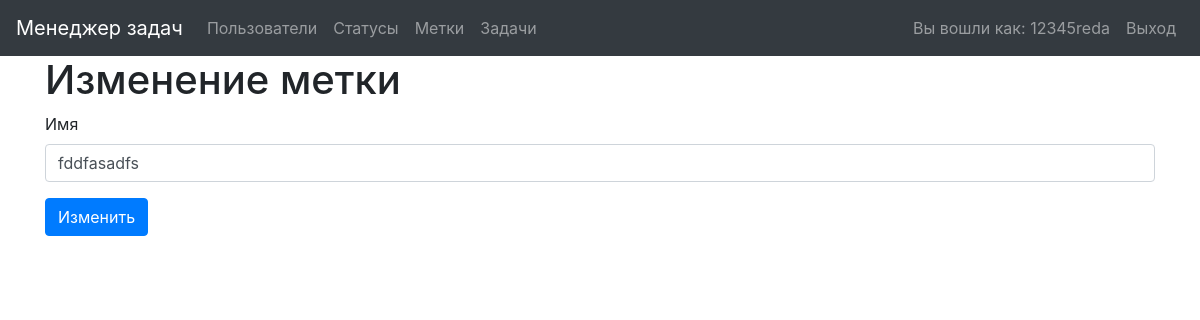
Page /labels/2/update/ (signed in) on the earlier database version.
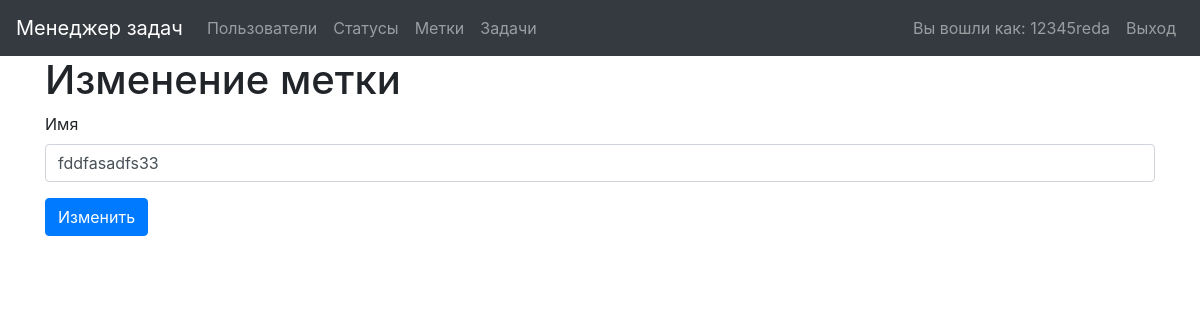
Same page on the later database version.
### task_manager/labels/models.py (models this page shows, shortened)
class Label(models.Model):
    name = models.CharField(_('Name'), max_length=100, unique=True)
    created_at = models.DateTimeField(default=timezone.now)

### task_manager/labels/views.py (the view)
# urls.py: path('<int:pk>/update/', views.UpdateLabel.as_view(),
class UpdateLabel(SuccessMessageMixin, LoginRequiredMixin, UpdateView):
    model = Label
    form_class = forms.LabelUpdateForm
    template_name = 'label/update_label.html'
    success_url = reverse_lazy('labels_list')
    success_message = _('Label changed')

### task_manager/labels/forms.py
class LabelUpdateForm(LabelCreateForm):
    class Meta:
        model = Label
        fields = ['name']

### task_manager/mixins.py (called while the page is built)
    def dispatch(self, request, *args, **kwargs):
        if not request.user.is_authenticated:
            messages.warning(request, _('You are not logged in'))
            return redirect(reverse('login'))
        return super().dispatch(request, *args, **kwargs)

### task_manager/templates/label/update_label.html (shortened to what this page needs)
{% extends "base.html" %}
{% block content %}
{% load bootstrap4 %}
{% load i18n %}
<div class="container wrapper flex-grow-1">
    <h1>{% translate "Update label" %}</h1>
<form action="{% url 'label_update' pk=label.id %}" method="post">
    {% bootstrap_form form %}
    <button type="submit" class="btn btn-primary">{% translate "Change data" %}</button>
</form>
</div>
{% endblock %}

Differences in the rows shown:
changed Label: name "fddfasadfs" → "fddfasadfs33"
